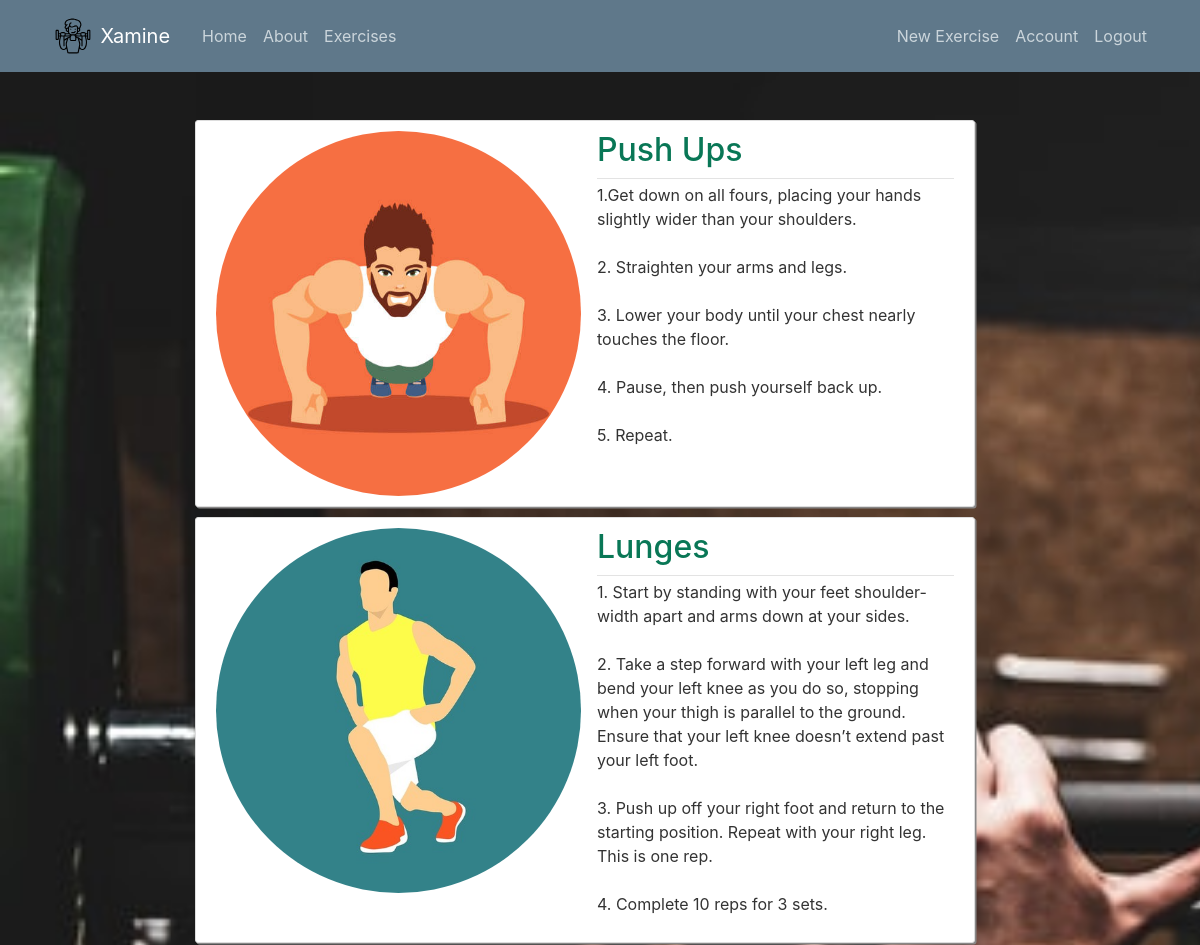
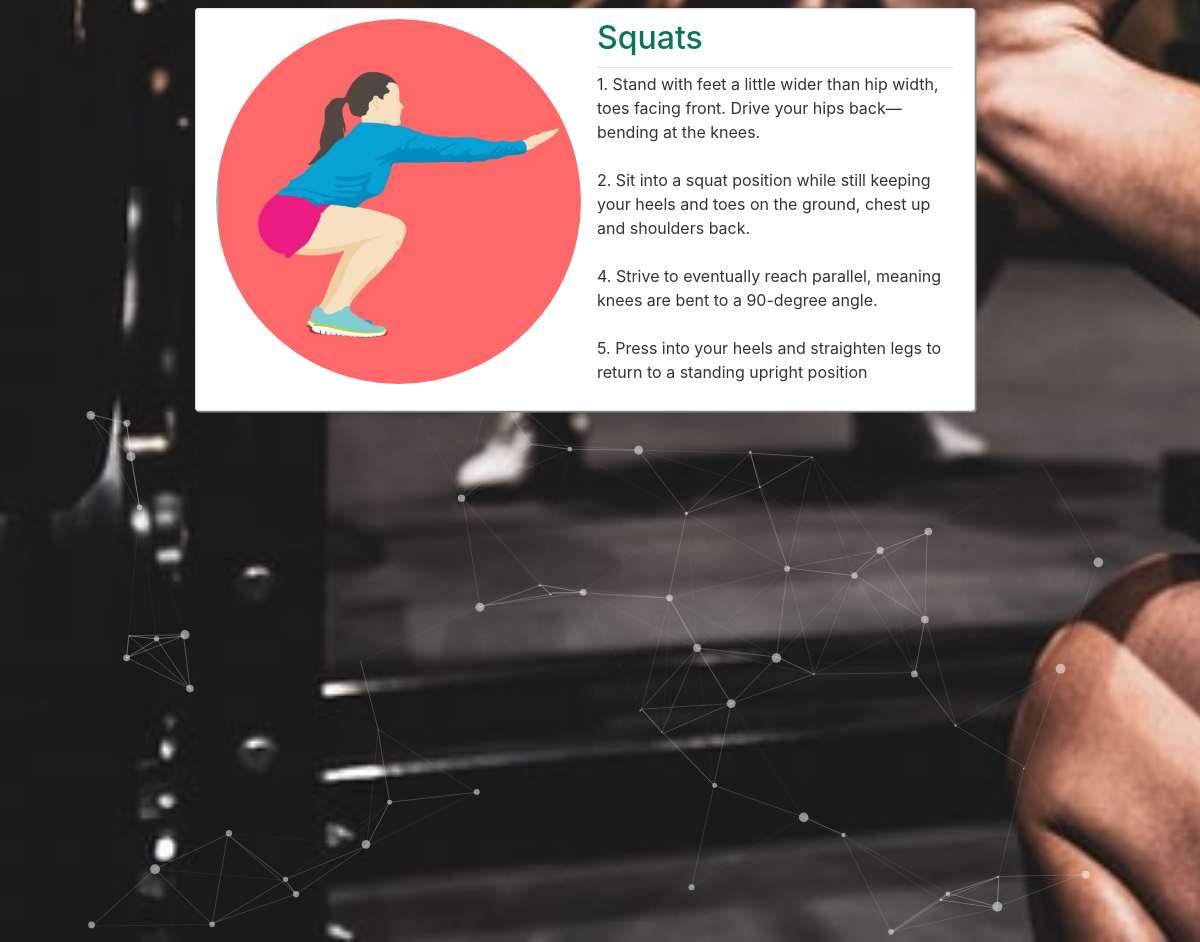
Screenshot of /list_of_exercise (signed in) with the database file from the repository (2 pictures, top to bottom).
### application/models.py (models this page shows, shortened)
class List(db.Model):
    id=db.Column(db.Integer,primary_key=True)
    title=db.Column(db.String(100),nullable=False)
    date_added=db.Column(db.DateTime,nullable=False,default=datetime.utcnow)
    content=db.Column(db.Text,nullable=False)
    user_id=db.Column(db.Integer,db.ForeignKey('user.id'),nullable=False)

### application/routes.py (the view)
@app.route("/list_of_exercise")
@login_required
def list_of_exercise():
    lists=List.query.all()
    return render_template("list_of_exercise.html", lists=lists)

### application/models.py (called while the page is built)
@login_manager.user_loader
def load_user(user_id):
    return User.query.get(int(user_id))

### application/templates/list_of_exercise.html
{% extends "layout.html" %}
{% block content %}
{% for list in lists %}
    <article class="media content-section">
        <img class="rounded-circle article-img-exercise" src=" {{ url_for('static',filename='exercise_pics/' + list.title + '.jpg') }}">
        <div class="media-body">
            <div class="article-metadata">
                <h2><a class="article-title" href="{{ url_for('list',list_id=list.id) }}">{{ list.title }}</a></h2>
            </div>
            <p class="article-content">{{ list.content }}</p>
        </div>
    </article>
{% endfor %}
{% endblock content %}

### application/templates/layout.html (shortened to what this page needs)
<!DOCTYPE html>
<html>
<head>
    <link rel="stylesheet" href="https://stackpath.bootstrapcdn.com/bootstrap/4.3.1/css/bootstrap.min.css">
    <link rel="stylesheet" href="http://netdna.bootstrapcdn.com/font-awesome/4.0.3/css/font-awesome.min.css">
    <link rel="stylesheet" type= 'text/css' href="{{ url_for('static', filename='main.css') }}" >
</head>
<body>
    <header class="site-header">
        <nav class="navbar navbar-expand-md navbar-dark bg-steel fixed-top">
          <div class="container">
              <img class="site-logo" src="{{ url_for('static',filename='exercise.svg') }}" alt="logo">
            <a class="navbar-brand mr-4" href="/">Xamine</a>
            <div class="collapse navbar-collapse" id="navbarToggle">
              <div class="navbar-nav mr-auto">
                <a class="nav-item nav-link" href="{{ url_for('home') }}">Home</a>
                <a class="nav-item nav-link" href="{{ url_for('about') }}">About</a>
                {% if current_user.is_authenticated %}
                <a class="nav-item nav-link" href="{{ url_for('list_of_exercise') }}">Exercises</a>
                {% endif %}
              </div>
              <div class="navbar-nav">
                {% if current_user.is_authenticated %}
                  {% if current_user.username == 'Admin' and current_user.email == 'admin@admin.com' %}
                  <a class="nav-item nav-link" href="{{ url_for('new_list') }}">New Exercise</a>
                  {% endif %}
                  <a class="nav-item nav-link" href="{{ url_for('account') }}">Account</a>
                  <a class="nav-item nav-link" href="{{ url_for('logout') }}">Logout</a>
                {% else %}
                  <a class="nav-item nav-link" href="{{ url_for('login') }}">Login</a>
                  <a class="nav-item nav-link" href="{{ url_for('register') }}">Register</a>
                {% endif %}
              </div>
            </div>
          </div>
        </nav>
    </header>
    <main role="main" class="container" id='particles-js'>
        <div class="row">
          <div class="col-md-8">
            {% block content %}{% endblock %}
          </div>
        </div>
    </main>
</body>
</html>

### application/static/main.css (style rules this page uses)
body { background: #fafafa; color: #333333; margin-top: 5rem; }
#particles-js { height: 100%; }
h1, h2, h3, h4, h5, h6 { color: #ffffff; }
.bg-steel { background-color: #5f788a; }
.site-header .navbar-nav .nav-link { color: #cbd5db; }
.content-section { background: #ffffff; padding: 10px 20px; border: 1px solid #dddddd; border-radius: 3px; margin-bottom: -30px; margin-left: 150px; margin-right: -200px; margin-top: 40px; box-shadow: 1.5px 1.5px #888787; }
.article-title { color: #097756; }
.article-content { white-space: pre-line; }
.article-img-exercise { height: 365px; width: 365px; margin-right: 16px; }
.article-metadata { padding-bottom: 1px; margin-bottom: 4px; border-bottom: 1px solid #e3e3e3 }
.site-logo { max-width:5%; height:auto; padding:10px; }

### application/templates/layout.html (style rules this page uses)
body { background-image: url('static/bg.jpeg'); background-repeat: no-repeat; background-attachment: fixed; background-size: cover; }

### rows the page displays
List: title (picture), title "Push Ups", content "1.Get down on all fours, placing your hands slightly wider than your shoulders. 2. Straighten your arms and legs. 3. Lower your body until your chest nearly touches the floor. 4. Pause, then push yourself back up. 5. Repeat."
List: title (picture), title "Lunges", content "1. Start by standing with your feet shoulder-width apart and arms down at your sides. 2. Take a step forward with your left leg and bend your left knee as you do so, stopping when your thigh is parallel to the ground. Ensure that your left knee doesn’t extend past your left foot. 3. Push up off your right foot and return to the starting position. Repeat with your right leg. This is one rep. 4. Complete 10 reps for 3 sets."
List: title (picture), title "Squats", content "1. Stand with feet a little wider than hip width, toes facing front. Drive your hips back—bending at the knees. 2. Sit into a squat position while still keeping your heels and toes on the ground, chest up and shoulders back. 4. Strive to eventually reach parallel, meaning knees are bent to a 90-degree angle. 5. Press into your heels and straighten legs to return to a standing upright position"
